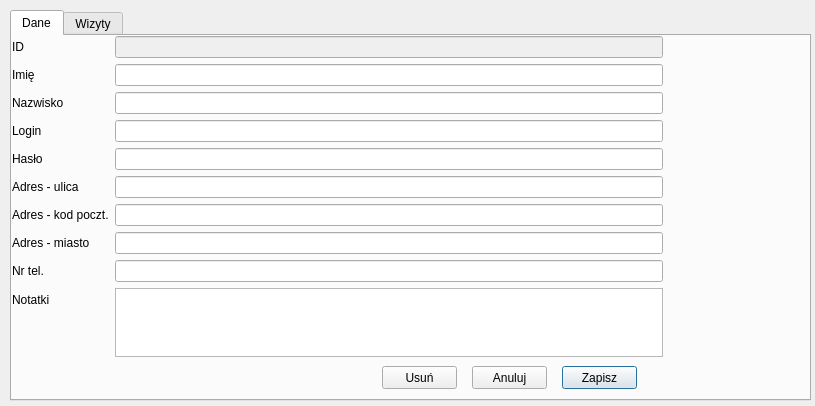
<?xml version="1.0" encoding="UTF-8"?>
<ui version="4.0">
 <class>edycja_pacjenta</class>
 <widget class="QDialog" name="edycja_pacjenta">
  <property name="geometry">
   <rect>
    <x>0</x>
    <y>0</y>
    <width>815</width>
    <height>406</height>
   </rect>
  </property>
  <property name="windowTitle">
   <string>Edycja pacjenta</string>
  </property>
  <widget class="QTabWidget" name="tabWidget">
   <property name="geometry">
    <rect>
     <x>10</x>
     <y>10</y>
     <width>801</width>
     <height>391</height>
    </rect>
   </property>
   <property name="currentIndex">
    <number>0</number>
   </property>
   <widget class="QWidget" name="tab">
    <attribute name="title">
     <string>Dane</string>
    </attribute>
    <widget class="QWidget" name="formLayoutWidget">
     <property name="geometry">
      <rect>
       <x>0</x>
       <y>0</y>
       <width>651</width>
       <height>321</height>
      </rect>
     </property>
     <layout class="QFormLayout" name="formLayout">
      <item row="0" column="0">
       <widget class="QLabel" name="label">
        <property name="text">
         <string>ID</string>
        </property>
       </widget>
      </item>
      <item row="0" column="1">
       <widget class="QLineEdit" name="id">
        <property name="enabled">
         <bool>false</bool>
        </property>
       </widget>
      </item>
      <item row="1" column="0">
       <widget class="QLabel" name="label_2">
        <property name="text">
         <string>Imię</string>
        </property>
       </widget>
      </item>
      <item row="1" column="1">
       <widget class="QLineEdit" name="imie"/>
      </item>
      <item row="2" column="0">
       <widget class="QLabel" name="label_3">
        <property name="text">
         <string>Nazwisko</string>
        </property>
       </widget>
      </item>
      <item row="2" column="1">
       <widget class="QLineEdit" name="nazwisko"/>
      </item>
      <item row="5" column="0">
       <widget class="QLabel" name="label_4">
        <property name="text">
         <string>Adres - ulica</string>
        </property>
       </widget>
      </item>
      <item row="5" column="1">
       <widget class="QLineEdit" name="adres_ulica"/>
      </item>
      <item row="6" column="0">
       <widget class="QLabel" name="label_5">
        <property name="text">
         <string>Adres - kod poczt.</string>
        </property>
       </widget>
      </item>
      <item row="6" column="1">
       <widget class="QLineEdit" name="adres_kod"/>
      </item>
      <item row="7" column="0">
       <widget class="QLabel" name="label_6">
        <property name="text">
         <string>Adres - miasto</string>
        </property>
       </widget>
      </item>
      <item row="7" column="1">
       <widget class="QLineEdit" name="adres_miasto"/>
      </item>
      <item row="8" column="0">
       <widget class="QLabel" name="label_7">
        <property name="text">
         <string>Nr tel.</string>
        </property>
       </widget>
      </item>
      <item row="8" column="1">
       <widget class="QLineEdit" name="telefon"/>
      </item>
      <item row="3" column="1">
       <widget class="QLineEdit" name="login"/>
      </item>
      <item row="3" column="0">
       <widget class="QLabel" name="label_8">
        <property name="text">
         <string>Login</string>
        </property>
       </widget>
      </item>
      <item row="4" column="0">
       <widget class="QLabel" name="label_9">
        <property name="text">
         <string>Hasło</string>
        </property>
       </widget>
      </item>
      <item row="4" column="1">
       <widget class="QLineEdit" name="haslo">
        <property name="echoMode">
         <enum>QLineEdit::Password</enum>
        </property>
       </widget>
      </item>
      <item row="9" column="0">
       <widget class="QLabel" name="label_10">
        <property name="text">
         <string>Notatki</string>
        </property>
       </widget>
      </item>
      <item row="9" column="1">
       <widget class="QTextEdit" name="notatki"/>
      </item>
     </layout>
    </widget>
    <widget class="QPushButton" name="btnZapisz">
     <property name="geometry">
      <rect>
       <x>550</x>
       <y>330</y>
       <width>75</width>
       <height>23</height>
      </rect>
     </property>
     <property name="text">
      <string>Zapisz</string>
     </property>
    </widget>
    <widget class="QPushButton" name="btnAnuluj">
     <property name="geometry">
      <rect>
       <x>460</x>
       <y>330</y>
       <width>75</width>
       <height>23</height>
      </rect>
     </property>
     <property name="text">
      <string>Anuluj</string>
     </property>
    </widget>
    <widget class="QPushButton" name="btnUsun">
     <property name="geometry">
      <rect>
       <x>370</x>
       <y>330</y>
       <width>75</width>
       <height>23</height>
      </rect>
     </property>
     <property name="text">
      <string>Usuń</string>
     </property>
    </widget>
   </widget>
   <widget class="QWidget" name="tab_2">
    <attribute name="title">
     <string>Wizyty</string>
    </attribute>
    <widget class="QTableWidget" name="tWizyty">
     <property name="geometry">
      <rect>
       <x>0</x>
       <y>40</y>
       <width>791</width>
       <height>311</height>
      </rect>
     </property>
     <property name="editTriggers">
      <set>QAbstractItemView::NoEditTriggers</set>
     </property>
     <property name="rowCount">
      <number>2</number>
     </property>
     <property name="columnCount">
      <number>2</number>
     </property>
     <attribute name="horizontalHeaderVisible">
      <bool>false</bool>
     </attribute>
     <attribute name="horizontalHeaderCascadingSectionResizes">
      <bool>false</bool>
     </attribute>
     <attribute name="verticalHeaderVisible">
      <bool>false</bool>
     </attribute>
     <attribute name="verticalHeaderMinimumSectionSize">
      <number>15</number>
     </attribute>
     <attribute name="verticalHeaderDefaultSectionSize">
      <number>20</number>
     </attribute>
     <row/>
     <row/>
     <column/>
     <column/>
    </widget>
    <widget class="QPushButton" name="btnData">
     <property name="geometry">
      <rect>
       <x>220</x>
       <y>10</y>
       <width>351</width>
       <height>23</height>
      </rect>
     </property>
     <property name="text">
      <string>PushButton</string>
     </property>
    </widget>
    <widget class="QPushButton" name="btnPoprzedni">
     <property name="geometry">
      <rect>
       <x>140</x>
       <y>10</y>
       <width>75</width>
       <height>23</height>
      </rect>
     </property>
     <property name="text">
      <string>&lt; Poprzedni</string>
     </property>
    </widget>
    <widget class="QPushButton" name="btnNastepny">
     <property name="geometry">
      <rect>
       <x>580</x>
       <y>10</y>
       <width>75</width>
       <height>23</height>
      </rect>
     </property>
     <property name="text">
      <string>Następny &gt;</string>
     </property>
    </widget>
    <widget class="QPushButton" name="btnDodajWizyte">
     <property name="geometry">
      <rect>
       <x>710</x>
       <y>10</y>
       <width>75</width>
       <height>23</height>
      </rect>
     </property>
     <property name="text">
      <string>Nowa</string>
     </property>
    </widget>
   </widget>
  </widget>
 </widget>
 <resources/>
 <connections/>
</ui>
